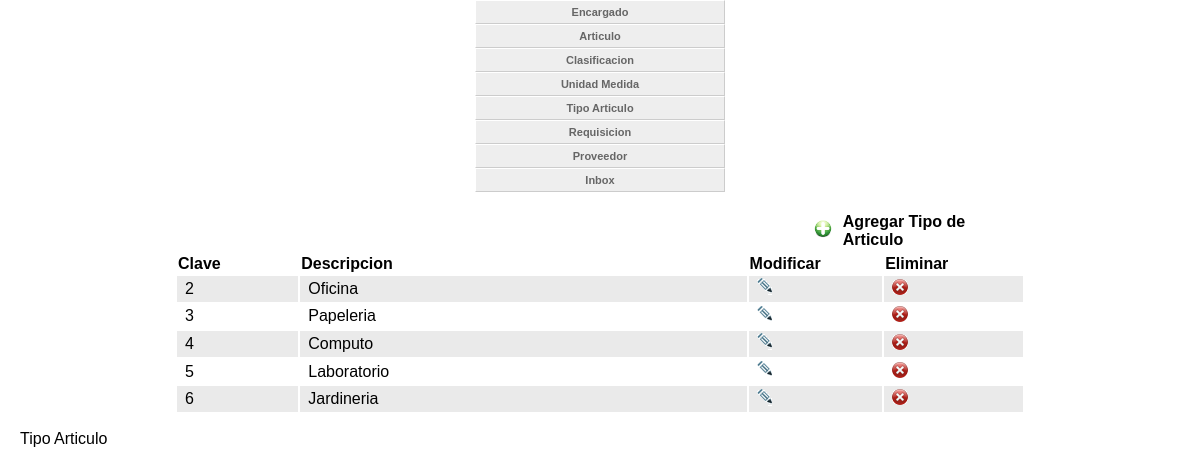
Page /catalogos/tipoarticulo.php on the committed database.
### tables this page shows
CREATE TABLE `tipoarticulo` (
  `clave` varchar(20) default NULL,
  `descripcion` varchar(200) default NULL,
  `id_tipoarticulo` int(11) NOT NULL auto_increment,
  PRIMARY KEY  (`id_tipoarticulo`)
);

### catalogos/tipoarticulo.php (the view, shortened to what this page needs)
<!DOCTYPE html PUBLIC "-//W3C//DTD XHTML 4.01 Transitional//EN" "http://www.w3.org/TR/xhtml1/DTD/xhtml1-transitional.dtd">
<html xmlns="http://www.w3.org/1999/xhtml">
<head>
</head>
<body onload="cargar();" onunload="window.opener.history.go(0);" >
                        <div  align="center" class="cssMenu">
							<ul id="navmenu">
  <li><a  href="../index_
  <li><a >Catalogos +</a>
    <ul>
    <li> <a  href="../catalogos/encargado.php">Encargado</a> </li>
    <li> <a href="articulo.php"  >Articulo</a> </li>
    <li> <a href="clasificacion.php"  >Clasificacion</a> </li>
    <li> <a href="unidadmedida.php"  >Unidad Medida</a> </li>
    <li> <a href="tipoarticulo.php"  >Tipo Articulo</a> </li>
    <li> <a href="selecciona_departamento.php"  >Requisicion</a> </li>
       <li> <a href="CalizTProvedor.php"  >Proveedor</a> </li>
    <li><a href="inbox_a.php">Inbox</a></li>
    </ul>
						</div>
<form id="form1" name="form1" method="post" action="">
  <table width="850" border="0" align="center">
    <tr>
      <td colspan="4"><table width="100%" border="0">
        <tr>
          <td width="76%">&nbsp;</td>
          <td width="3%"><a href="../catalogos_agregar/agregar_tipoarticulo.php" title="Agregar Tipo Articulo" rel="gb_page_center[740,250]"><img src="../imagenes/add.png" width="18" height="18" alt="Agregar" border="0" /></a></td>
          <th width="21%">Agregar Tipo de Articulo</th>
        </tr>
      </table></td>
    </tr>
    <tr>
      <th width="67">Clave</th>
      <th width="252">Descripcion</th>
      <th width="74">Modificar</th>
      <th width="77">Eliminar</th>
    </tr>
<?PHP
	$Sql="SELECT * FROM tipoarticulo order by clave";
	$ISql = mysql_query($Sql);
	$num=mysql_num_rows($ISql);
	if($num>0)
	{
		$a=1;
		while($row = mysql_fetch_array($ISql))
		{
		if($a==0)
		{
			$a=1;
			}else{?>
            <tr class="odd">
			<? $a=0;}?>
      			<td><?=$row[0];?></td>
		      	<td><?=$row[1];?></td>
      			<td align="center"><a href="../catalogos_modificar/modificar_tipoarticulo.php?clav=<?=$row[0]; ?>" title="Modificar Tipo Articulo" rel="gb_page_center[740,250]"><img src="../imagenes/ico_edit.gif" width="15" height="17" border="0"/></a></td>
                <td align="center"><img src="../imagenes/delete.gif" width="16" height="16" alt="Eliminar" border="0" onclick="eliminar('<?=$row[0];?>');" /></tr>
<?
		}
	}
?>
  </table>
</form>
						<span class="txtcontenidoazul">Tipo Articulo</span>
<link type="text/css" rel="stylesheet" href="../stylesheets/TableGear.css" />
<link href="../greybox/gb_styles.css" rel="stylesheet" type="text/css" />
</body>
</html>

### catalogos/cssmenuhorizontal.css (style rules this page uses)
ul#navmenu, ul#navmenu li, ul#navmenu ul { margin: 0; border: 0 none; padding: 0; width: 250px; list-style: none; }
ul#navmenu li { display: block !important; display: inline; position: relative; }
ul#navmenu a { border: 1px solid #FFF; border-right-color: #CCC; border-bottom-color: #CCC; padding: 0 6px; display: block; background: #EEE; color: #666; font: bold 11px/22px Verdana, Arial, Helvetica, sans-serif; text-decoration: none; height: auto !important; height: 100%; }

### stylesheets/TableGear.css (style rules this page uses)
body { margin: 0 auto; padding: 0 20px 20px 20px; font-family: Tahoma, Helvetica, Arial, sans-serif; }
form { padding: 1em; }
tr.odd { background-color: #eaeaea; }
th,td { text-align: left; }
td { height: 1.6em; padding: 0 0.5em; }

### catalogos/tipoarticulo.php (style rules this page uses)
a { color: #900; text-decoration: none; }

### rows in the picture
tipoarticulo: clave "2", descripcion "Oficina"
tipoarticulo: clave "3", descripcion "Papeleria"
tipoarticulo: clave "4", descripcion "Computo"
tipoarticulo: clave "5", descripcion "Laboratorio"
tipoarticulo: clave "6", descripcion "Jardineria"
